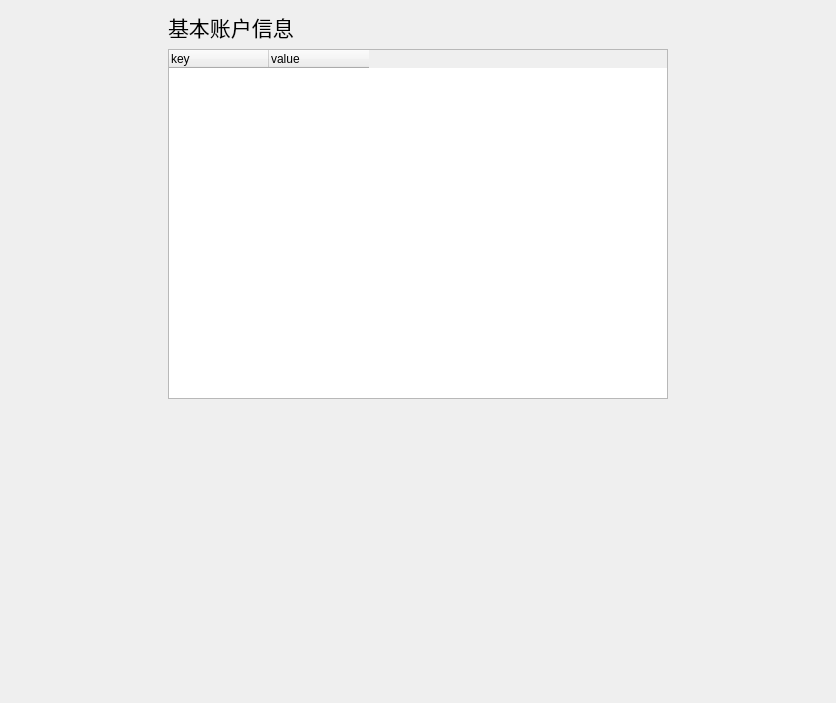
<?xml version="1.0" encoding="UTF-8"?>
<ui version="4.0">
 <class>Account</class>
 <widget class="QWidget" name="Account">
  <property name="geometry">
   <rect>
    <x>0</x>
    <y>0</y>
    <width>836</width>
    <height>703</height>
   </rect>
  </property>
  <property name="baseSize">
   <size>
    <width>900</width>
    <height>600</height>
   </size>
  </property>
  <property name="windowTitle">
   <string>Form</string>
  </property>
  <layout class="QGridLayout" name="gridLayout">
   <item row="1" column="0">
    <spacer name="horizontalSpacer_2">
     <property name="orientation">
      <enum>Qt::Horizontal</enum>
     </property>
     <property name="sizeHint" stdset="0">
      <size>
       <width>40</width>
       <height>20</height>
      </size>
     </property>
    </spacer>
   </item>
   <item row="1" column="1">
    <widget class="QTableWidget" name="tableWidget">
     <property name="minimumSize">
      <size>
       <width>500</width>
       <height>350</height>
      </size>
     </property>
     <property name="baseSize">
      <size>
       <width>300</width>
       <height>200</height>
      </size>
     </property>
     <column>
      <property name="text">
       <string>key</string>
      </property>
      <property name="textAlignment">
       <set>AlignLeading|AlignVCenter</set>
      </property>
     </column>
     <column>
      <property name="text">
       <string>value</string>
      </property>
      <property name="textAlignment">
       <set>AlignLeading|AlignVCenter</set>
      </property>
     </column>
    </widget>
   </item>
   <item row="0" column="2">
    <spacer name="horizontalSpacer_4">
     <property name="orientation">
      <enum>Qt::Horizontal</enum>
     </property>
     <property name="sizeHint" stdset="0">
      <size>
       <width>40</width>
       <height>20</height>
      </size>
     </property>
    </spacer>
   </item>
   <item row="0" column="1">
    <widget class="QLabel" name="label">
     <property name="font">
      <font>
       <pointsize>16</pointsize>
      </font>
     </property>
     <property name="text">
      <string>基本账户信息</string>
     </property>
    </widget>
   </item>
   <item row="2" column="0">
    <spacer name="verticalSpacer_2">
     <property name="orientation">
      <enum>Qt::Vertical</enum>
     </property>
     <property name="sizeHint" stdset="0">
      <size>
       <width>20</width>
       <height>40</height>
      </size>
     </property>
    </spacer>
   </item>
   <item row="2" column="1">
    <layout class="QVBoxLayout" name="account_layout"/>
   </item>
  </layout>
 </widget>
 <resources/>
 <connections/>
</ui>
